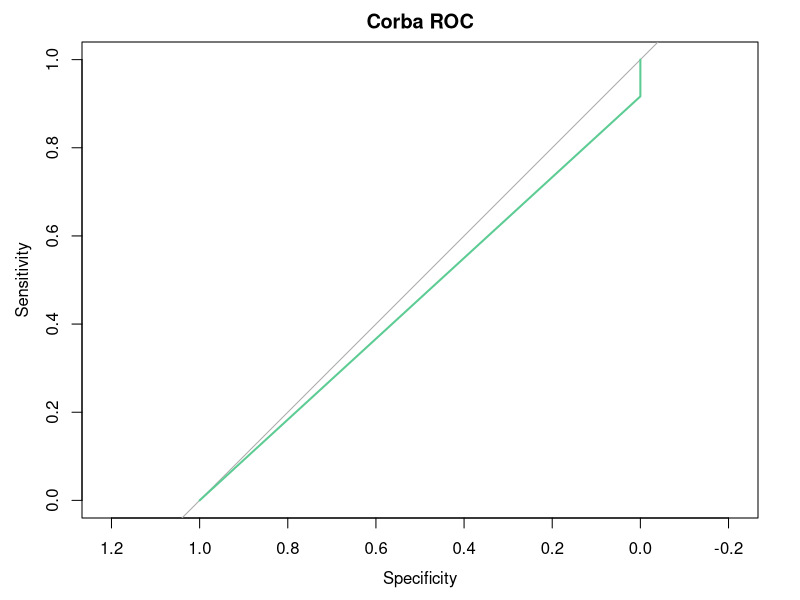
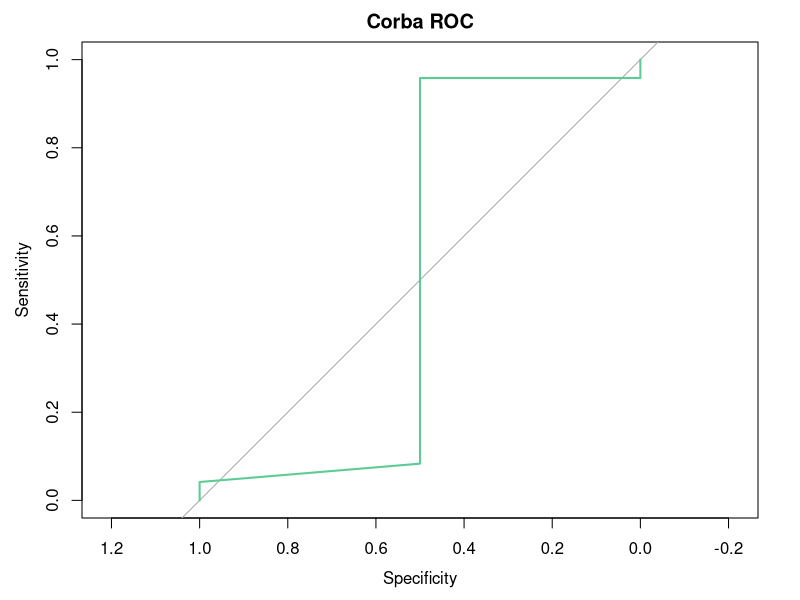
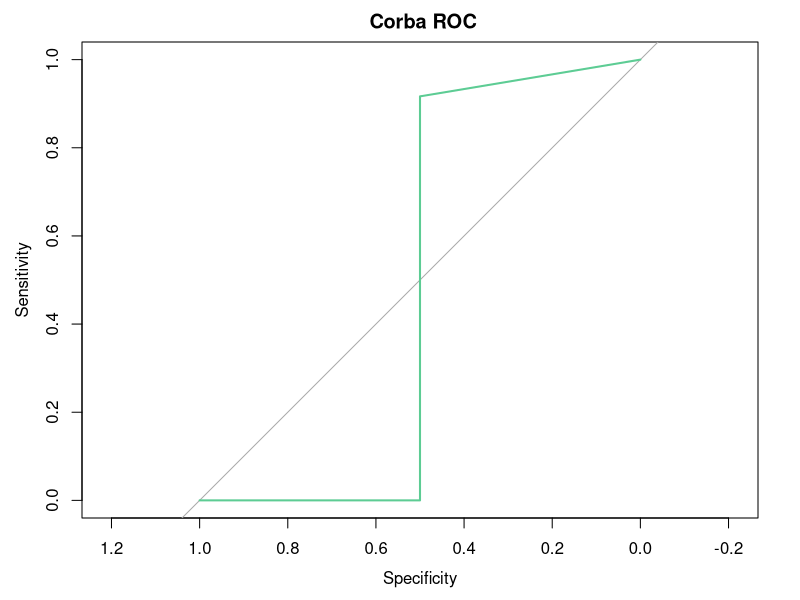

The R script that drew these images, in order:
## ---- chunk 1
colorTFG <- rgb(91, 200, 145, maxColorValue = 250)
## ---- chunk 2
library(tidyverse)
library(glmnet)
library(dplyr)
library(randomForest)
library(splines)
library(caret)
library(mgcv)
library(pROC)
library(e1071)
## ---- chunk 3
clinical <- read.csv("Clinical Resist csv/clinical_data_processed.csv")
#str(clinical)

clinical_train <- read.csv("Clinical Resist csv/clinical_data_processed_train.csv")
#str(clinical_train)

clinical_test <- read.csv("Clinical Resist csv/clinical_data_processed_test.csv")
#str(clinical_test)


clinical <- clinical %>%  select(-TCIA_ID)
clinical_train <- clinical_train %>%  select(-TCIA_ID)
clinical_test <- clinical_test %>%  select(-TCIA_ID)
## ---- chunk 4
mse <- function(real, prediccio) {
  return(mean((real - prediccio)^2))
}
## ---- chunk 5
r_squared <- function(actual, predicted) {
  
  ss_residual <- sum((actual - predicted)^2)
  ss_total <- sum((actual - mean(actual))^2)
  
  return(1 - (ss_residual / ss_total))
}
## ---- chunk 6
adjusted_r2 <- function(r2, n, p) {
  adj_r2 <- 1 - ((1 - r2) * (n - 1) / (n - p - 1))
  return(adj_r2)
}
# n nombre d'observacions, p nombre de variables utilitzades
## ---- chunk 7
train_control <- trainControl(method = "cv", number = 5)
## ---- chunk 8
model <- glm(Recist ~ ., data = clinical_train, family = binomial)
summary(model)
## ---- chunk 9
predictions <- predict(model, newdata = clinical_test, type = "response")
predicted_labels <- ifelse(predictions > 0.5, 1, 0) %>%  as.vector()


confusion_matrix <- table(clinical_test$Recist, predicted_labels)

print(confusion_matrix)
## ---- chunk 10
roc_curve <- roc(clinical_test$Recist, predicted_labels)
auc_value <- auc(roc_curve)
print(paste("AUC:", auc_value))
plot(roc_curve, main = "Corba ROC", col = colorTFG)
## ---- chunk 11
clinical_train$Recist <- as.factor(clinical_train$Recist)
clinical_test$Recist <- as.factor(clinical_test$Recist)
## ---- chunk 12
rf_model <- randomForest(Recist ~ ., data = clinical_train, ntree = 500, mtry = 6, importance = TRUE)
## ---- chunk 13
rf_predictions <- predict(rf_model, newdata = clinical_test, type = "prob")[, 2]

# Evaluar el modelo con la métrica AUC
roc_curve <- roc(clinical_test$Recist, rf_predictions)
auc_value <- auc(roc_curve)

# Imprimir el valor de AUC
print(paste("AUC:", auc_value))

# Graficar la curva ROC
plot(roc_curve, main = "Corba ROC", col = colorTFG)
## ---- chunk 14
nb_model <- naiveBayes(Recist ~ ., data = clinical_train)

# Realitzar prediccions sobre el conjunt de test
nb_predictions_prob <- predict(nb_model, clinical_test, type = "raw")

# Suposant que la variable objectiu 'Recist' és binària i que la primera columna de nb_predictions_prob
# conté les probabilitats per a la classe positiva (p.ex., "1")
nb_predictions <- ifelse(nb_predictions_prob[, 2] > 0.5, "1", "0")

# Crear una taula de confusió
conf_matrix <- table(Predicted = nb_predictions, Actual = clinical_test$Recist)

# Mostrar la taula de confusió
print(conf_matrix)

# Calcular l'accuràcia del model
accuracy <- sum(diag(conf_matrix)) / sum(conf_matrix)
print(paste("Accuracy: ", accuracy))

# Calcular la corba ROC i l'AUC
roc_curve <- roc(clinical_test$Recist, as.numeric(nb_predictions_prob[, 2]))
auc_value <- auc(roc_curve)

# Mostrar l'AUC
print(paste("AUC: ", auc_value))

# Plot de la corba ROC
plot(roc_curve, main = " Corba ROC", col= colorTFG)
